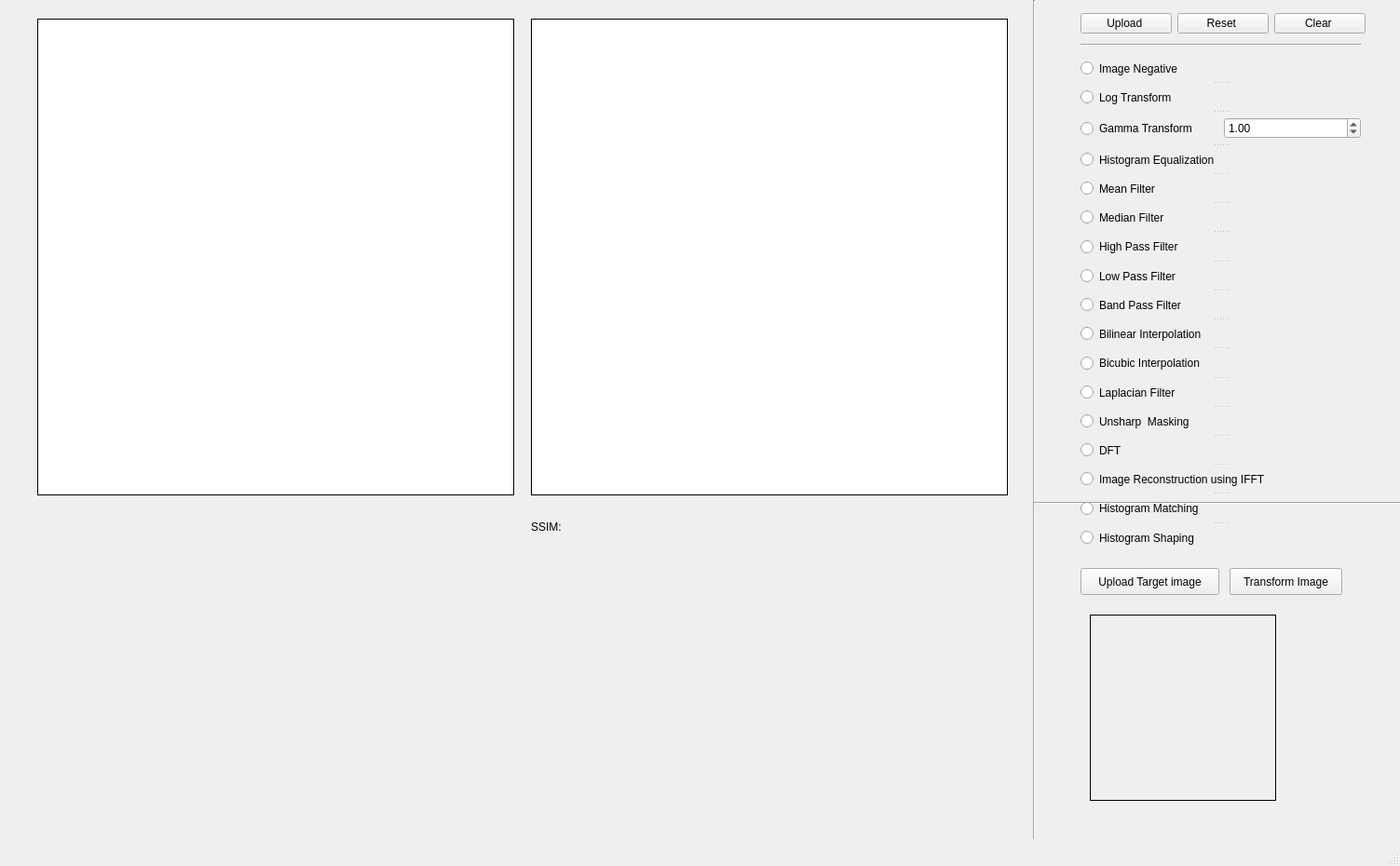
<?xml version="1.0" encoding="UTF-8"?>
<ui version="4.0">
 <class>MainWindow</class>
 <widget class="QMainWindow" name="MainWindow">
  <property name="geometry">
   <rect>
    <x>0</x>
    <y>0</y>
    <width>1503</width>
    <height>930</height>
   </rect>
  </property>
  <property name="windowTitle">
   <string>Advanced Numerical Analysis - Image Filtering and Enhancement</string>
  </property>
  <property name="styleSheet">
   <string notr="true"/>
  </property>
  <widget class="QWidget" name="centralwidget">
   <widget class="QLabel" name="i_label">
    <property name="geometry">
     <rect>
      <x>40</x>
      <y>20</y>
      <width>512</width>
      <height>512</height>
     </rect>
    </property>
    <property name="sizePolicy">
     <sizepolicy hsizetype="Ignored" vsizetype="Ignored">
      <horstretch>0</horstretch>
      <verstretch>0</verstretch>
     </sizepolicy>
    </property>
    <property name="maximumSize">
     <size>
      <width>512</width>
      <height>512</height>
     </size>
    </property>
    <property name="styleSheet">
     <string notr="true">background-color: rgb(255,255,255)</string>
    </property>
    <property name="frameShape">
     <enum>QFrame::Panel</enum>
    </property>
    <property name="frameShadow">
     <enum>QFrame::Plain</enum>
    </property>
    <property name="text">
     <string/>
    </property>
   </widget>
   <widget class="Line" name="line">
    <property name="geometry">
     <rect>
      <x>1100</x>
      <y>0</y>
      <width>20</width>
      <height>901</height>
     </rect>
    </property>
    <property name="orientation">
     <enum>Qt::Vertical</enum>
    </property>
   </widget>
   <widget class="QWidget" name="layoutWidget_3">
    <property name="geometry">
     <rect>
      <x>1160</x>
      <y>10</y>
      <width>306</width>
      <height>31</height>
     </rect>
    </property>
    <layout class="QHBoxLayout" name="horizontalLayout_2">
     <item>
      <widget class="QPushButton" name="openbutton">
       <property name="styleSheet">
        <string notr="true"/>
       </property>
       <property name="text">
        <string>Upload </string>
       </property>
      </widget>
     </item>
     <item>
      <widget class="QPushButton" name="resetButton">
       <property name="styleSheet">
        <string notr="true"/>
       </property>
       <property name="text">
        <string>Reset </string>
       </property>
      </widget>
     </item>
     <item>
      <widget class="QPushButton" name="clearButton">
       <property name="styleSheet">
        <string notr="true"/>
       </property>
       <property name="text">
        <string>Clear </string>
       </property>
      </widget>
     </item>
    </layout>
   </widget>
   <widget class="Line" name="line_3">
    <property name="geometry">
     <rect>
      <x>1160</x>
      <y>40</y>
      <width>301</width>
      <height>16</height>
     </rect>
    </property>
    <property name="orientation">
     <enum>Qt::Horizontal</enum>
    </property>
   </widget>
   <widget class="Line" name="line_4">
    <property name="geometry">
     <rect>
      <x>1110</x>
      <y>530</y>
      <width>421</width>
      <height>20</height>
     </rect>
    </property>
    <property name="orientation">
     <enum>Qt::Horizontal</enum>
    </property>
   </widget>
   <widget class="QLabel" name="t_label">
    <property name="geometry">
     <rect>
      <x>1170</x>
      <y>660</y>
      <width>200</width>
      <height>200</height>
     </rect>
    </property>
    <property name="sizePolicy">
     <sizepolicy hsizetype="Ignored" vsizetype="Ignored">
      <horstretch>0</horstretch>
      <verstretch>0</verstretch>
     </sizepolicy>
    </property>
    <property name="frameShape">
     <enum>QFrame::Panel</enum>
    </property>
    <property name="frameShadow">
     <enum>QFrame::Plain</enum>
    </property>
    <property name="text">
     <string/>
    </property>
   </widget>
   <widget class="QPushButton" name="transformButtonShape">
    <property name="geometry">
     <rect>
      <x>1320</x>
      <y>610</y>
      <width>121</width>
      <height>29</height>
     </rect>
    </property>
    <property name="text">
     <string>Transform Image</string>
    </property>
   </widget>
   <widget class="QPushButton" name="openbutton2">
    <property name="geometry">
     <rect>
      <x>1160</x>
      <y>610</y>
      <width>149</width>
      <height>29</height>
     </rect>
    </property>
    <property name="styleSheet">
     <string notr="true"/>
    </property>
    <property name="text">
     <string>Upload Target image</string>
    </property>
   </widget>
   <widget class="QPushButton" name="transformButtonMatch">
    <property name="geometry">
     <rect>
      <x>1320</x>
      <y>610</y>
      <width>121</width>
      <height>29</height>
     </rect>
    </property>
    <property name="styleSheet">
     <string notr="true"/>
    </property>
    <property name="text">
     <string>Transform Image</string>
    </property>
   </widget>
   <widget class="QLabel" name="i_label_2">
    <property name="geometry">
     <rect>
      <x>570</x>
      <y>20</y>
      <width>512</width>
      <height>512</height>
     </rect>
    </property>
    <property name="sizePolicy">
     <sizepolicy hsizetype="Ignored" vsizetype="Ignored">
      <horstretch>0</horstretch>
      <verstretch>0</verstretch>
     </sizepolicy>
    </property>
    <property name="maximumSize">
     <size>
      <width>512</width>
      <height>512</height>
     </size>
    </property>
    <property name="styleSheet">
     <string notr="true">background-color: rgb(255,255,255)</string>
    </property>
    <property name="frameShape">
     <enum>QFrame::Panel</enum>
    </property>
    <property name="frameShadow">
     <enum>QFrame::Plain</enum>
    </property>
    <property name="text">
     <string/>
    </property>
   </widget>
   <widget class="QLabel" name="SSIM">
    <property name="geometry">
     <rect>
      <x>570</x>
      <y>550</y>
      <width>201</width>
      <height>31</height>
     </rect>
    </property>
    <property name="styleSheet">
     <string notr="true"/>
    </property>
    <property name="text">
     <string>SSIM:</string>
    </property>
   </widget>
   <widget class="QLabel" name="ssimVal">
    <property name="geometry">
     <rect>
      <x>620</x>
      <y>550</y>
      <width>181</width>
      <height>31</height>
     </rect>
    </property>
    <property name="text">
     <string/>
    </property>
   </widget>
   <widget class="QSplitter" name="splitter">
    <property name="geometry">
     <rect>
      <x>1160</x>
      <y>60</y>
      <width>301</width>
      <height>531</height>
     </rect>
    </property>
    <property name="orientation">
     <enum>Qt::Vertical</enum>
    </property>
    <widget class="QRadioButton" name="negativetransformation">
     <property name="text">
      <string>Image Negative</string>
     </property>
    </widget>
    <widget class="QRadioButton" name="logtransformation">
     <property name="text">
      <string>Log Transform</string>
     </property>
    </widget>
    <widget class="QWidget" name="">
     <layout class="QHBoxLayout" name="horizontalLayout">
      <item>
       <widget class="QRadioButton" name="powerlawtrans">
        <property name="text">
         <string>Gamma Transform</string>
        </property>
       </widget>
      </item>
      <item>
       <widget class="QDoubleSpinBox" name="gammaParameter">
        <property name="singleStep">
         <double>1.000000000000000</double>
        </property>
        <property name="value">
         <double>1.000000000000000</double>
        </property>
       </widget>
      </item>
     </layout>
    </widget>
    <widget class="QRadioButton" name="histequalization">
     <property name="text">
      <string>Histogram Equalization </string>
     </property>
    </widget>
    <widget class="QRadioButton" name="meanfilter">
     <property name="text">
      <string>Mean Filter</string>
     </property>
    </widget>
    <widget class="QRadioButton" name="medianfilter">
     <property name="text">
      <string>Median Filter</string>
     </property>
    </widget>
    <widget class="QRadioButton" name="highpassfilter">
     <property name="text">
      <string>High Pass Filter</string>
     </property>
    </widget>
    <widget class="QRadioButton" name="lowpassfilter">
     <property name="text">
      <string>Low Pass Filter</string>
     </property>
    </widget>
    <widget class="QRadioButton" name="bandpassfilter">
     <property name="text">
      <string>Band Pass Filter</string>
     </property>
    </widget>
    <widget class="QRadioButton" name="bilinearinterpolation">
     <property name="text">
      <string>Bilinear Interpolation</string>
     </property>
    </widget>
    <widget class="QRadioButton" name="bicubicinterpolation">
     <property name="text">
      <string>Bicubic Interpolation</string>
     </property>
    </widget>
    <widget class="QRadioButton" name="laplacianfilter">
     <property name="text">
      <string>Laplacian Filter</string>
     </property>
    </widget>
    <widget class="QRadioButton" name="unsharpmaskfilter">
     <property name="text">
      <string>Unsharp  Masking</string>
     </property>
    </widget>
    <widget class="QRadioButton" name="fftimage">
     <property name="text">
      <string>DFT</string>
     </property>
    </widget>
    <widget class="QRadioButton" name="ifftimage">
     <property name="text">
      <string>Image Reconstruction using IFFT</string>
     </property>
    </widget>
    <widget class="QRadioButton" name="histmatching">
     <property name="text">
      <string>Histogram Matching </string>
     </property>
    </widget>
    <widget class="QRadioButton" name="histshaping">
     <property name="text">
      <string>Histogram Shaping </string>
     </property>
    </widget>
   </widget>
  </widget>
  <widget class="QMenuBar" name="menubar">
   <property name="geometry">
    <rect>
     <x>0</x>
     <y>0</y>
     <width>1503</width>
     <height>26</height>
    </rect>
   </property>
  </widget>
  <widget class="QStatusBar" name="statusbar"/>
 </widget>
 <resources/>
 <connections/>
</ui>
